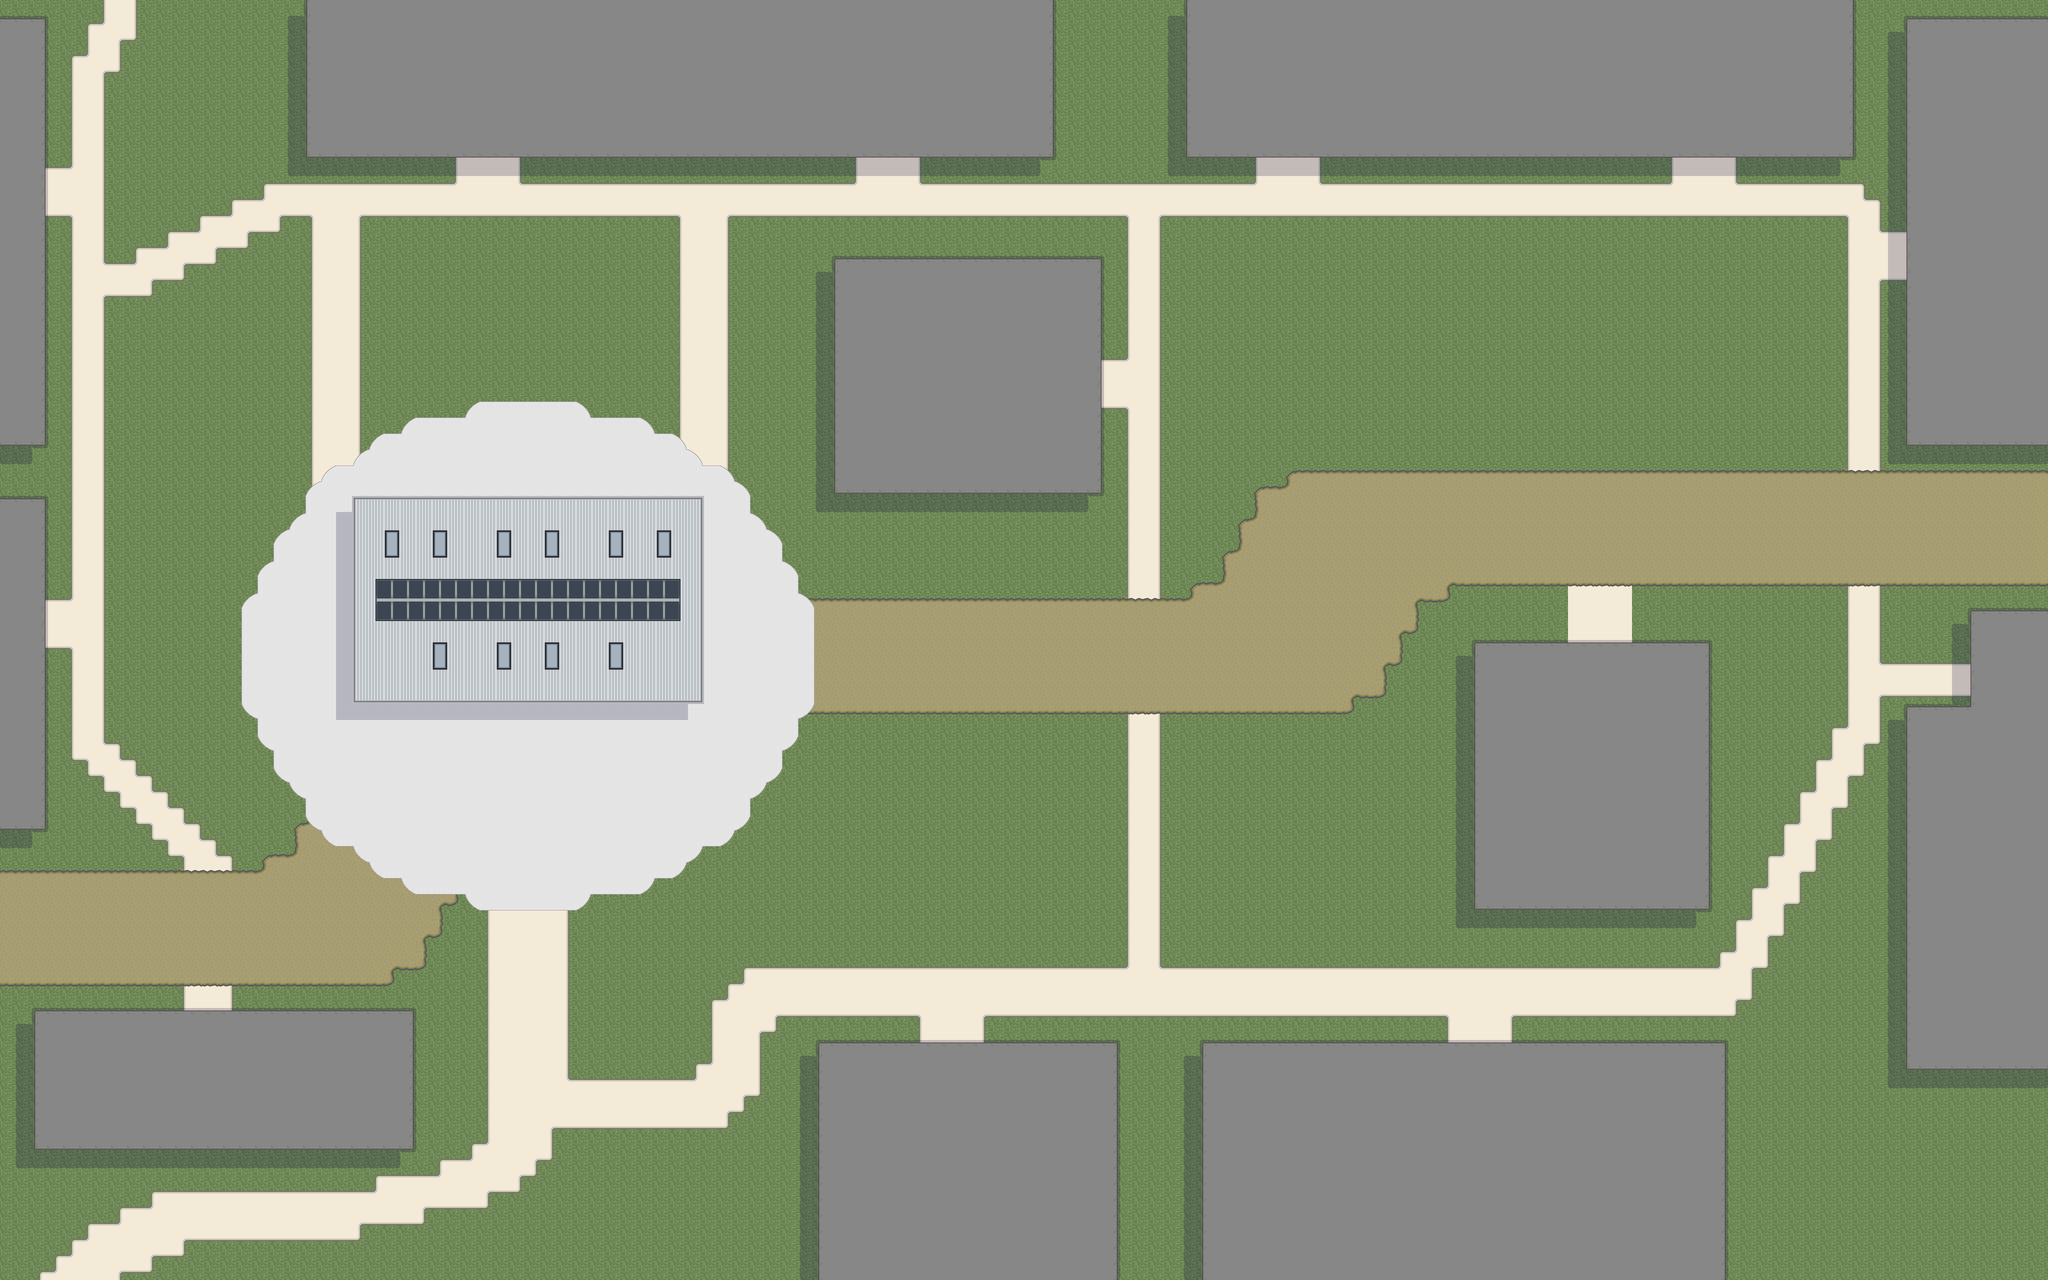

This is a level from a 2D game, rendered from its Tiled map with the project's own tilesets. A one-line summary and the map file follow, with tile-layer data summarised:
An orthogonal 128x80 tile map with 32x32 px tiles, 6 tile layers (grass, light paths, big path, oval, ...) and 12 objects.

<map version="1.2" tiledversion="1.2.1" orientation="orthogonal" renderorder="right-down" width="128" height="80" tilewidth="32" tileheight="32" infinite="0" nextlayerid="21" nextobjectid="30">
 <tileset firstgid="1" name="constantine-tilemap" tilewidth="32" tileheight="32" tilecount="90" columns="15">
  <image source="constantine-tilemap.png" width="480" height="192" />
 </tileset>
 <layer id="9" name="grass" width="128" height="80">
  <data>[10240 cells, 10240 non-empty, 1 distinct tile ids]</data>
 </layer>
 <layer id="10" name="light paths" width="128" height="80">
  <data>[10240 cells, 1786 non-empty, 13 distinct tile ids]</data>
 </layer>
 <layer id="11" name="big path" width="128" height="80">
  <data>[10240 cells, 1265 non-empty, 9 distinct tile ids]</data>
 </layer>
 <layer id="12" name="oval" width="128" height="80">
  <data>[10240 cells, 908 non-empty, 13 distinct tile ids]</data>
 </layer>
 <layer id="14" name="shade" width="128" height="80" opacity="0.2">
  <data>[10240 cells, 3434 non-empty, 1 distinct tile ids]</data>
 </layer>
 <layer id="13" name="buildings" width="128" height="80">
  <data>[10240 cells, 3306 non-empty, 30 distinct tile ids]</data>
 </layer>
 <objectgroup id="15" name="collision">
  <object id="12" x="608" y="-0.25">
   <polygon points="4.96319,0.246701 1499.03,-4.71875 1499.03,315.281 4.96094,315.285" />
  </object>
  <object id="17" x="0" y="32">
   <polygon points="0.0222222,4.77778 91.1739,4.73913 91.2188,859.219 -0.03125,859.188" />
  </object>
  <object id="18" x="0" y="992">
   <polygon points="0.0222222,4.68889 91.2444,4.77778 91.2,667.222 -0.0222222,667.178" />
  </object>
  <object id="19" x="64" y="2016">
   <polygon points="4.84375,4.78125 763.122,4.87778 763.111,283.178 4.8,283.133" />
  </object>
  <object id="20" x="1632" y="2080">
   <polygon points="4.8125,4.8125 603.156,4.78125 603.178,480.044 4.77778,480.067" />
  </object>
  <object id="21" x="2400" y="2080">
   <polygon points="4.875,4.89063 1051.13,4.84444 1051.11,480.056 4.91111,480.056" />
  </object>
  <object id="22" x="2944" y="1280">
   <polygon points="4.84375,4.84375 4.84375,539.094 475.111,548.867 475.111,4.86667 4.875,4.875" />
  </object>
  <object id="23" x="3808" y="1408">
   <polygon points="4.90625,4.875 132.906,4.90625 132.903,-187.098 288.033,-187.078 288.156,731.156 4.84375,731.125" />
  </object>
  <object id="25" x="3808" y="32">
   <polygon points="4.80556,4.78333 288.022,4.87778 288.067,859.133 4.73913,859.13" />
  </object>
  <object id="26" x="2368" y="0">
   <polygon points="4.84375,-0.0625 4.8125,315.156 1335.32,315.958 1339.13,-0.133333" />
  </object>
  <object id="27" x="1664" y="512">
   <polygon points="4.875,4.875 539.261,4.73913 539.188,475.344 4.91406,475.07" />
  </object>
  <object id="29" x="704" y="992">
   <polygon points="3.84375,3.8125 700.156,3.84375 700.047,412.109 3.84375,412.094" />
  </object>
 </objectgroup>
</map>
